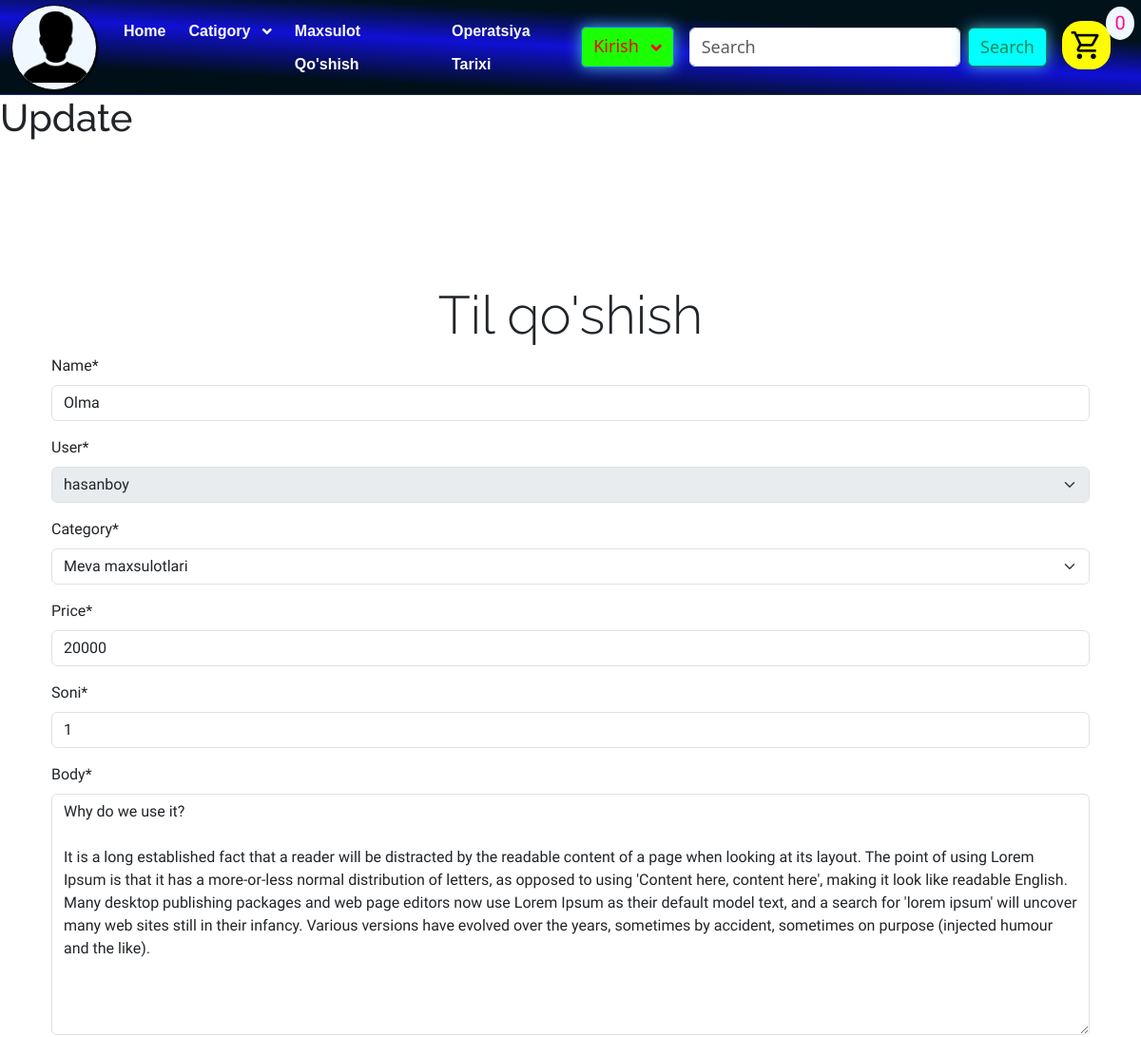
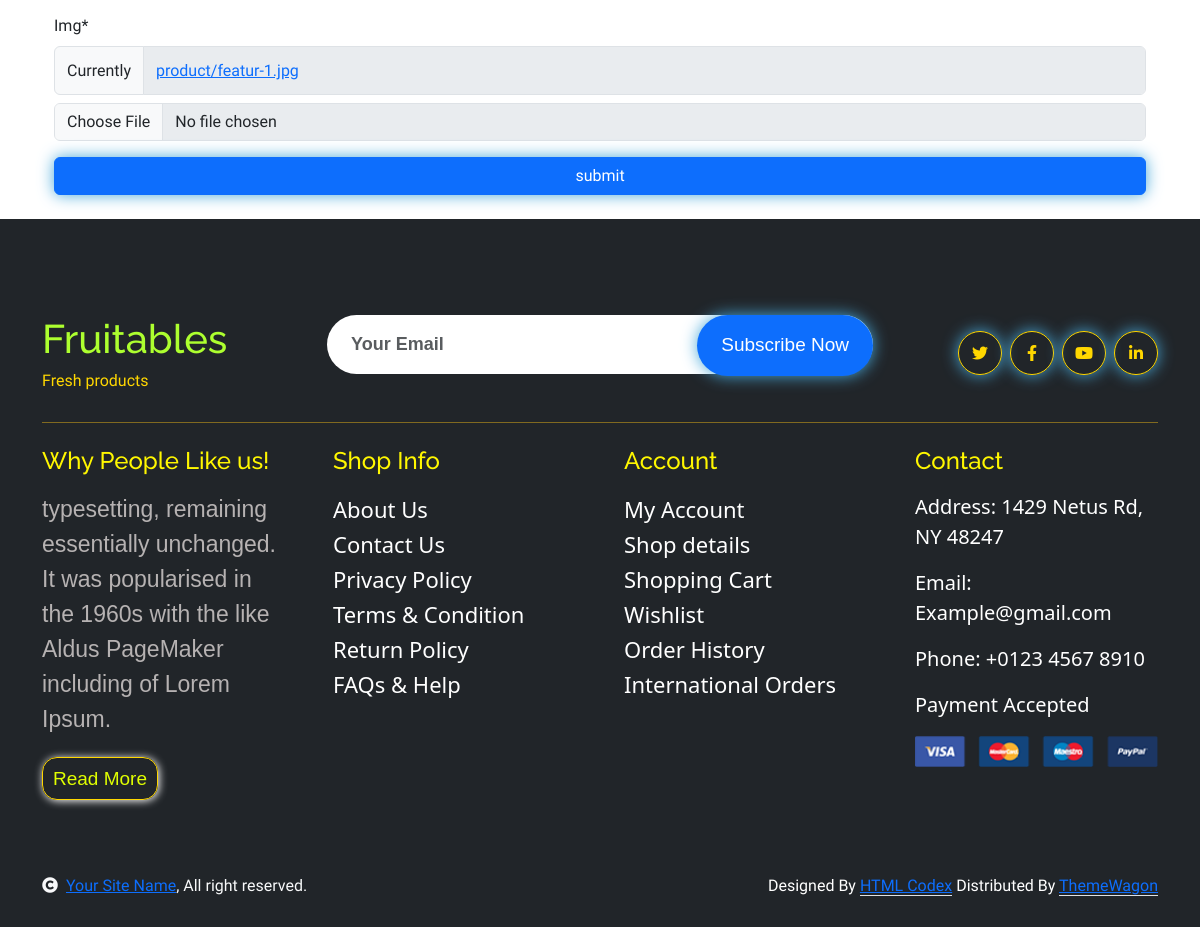
Screenshot of /update/1 with the database file from the repository (2 pictures, top to bottom).
### product/models.py (models this page shows, shortened)
class Product(models.Model):
    name=models.CharField(max_length=100,null=True,blank=True)
    user=models.ForeignKey(User,on_delete=models.CASCADE,null=True,blank=True,related_name='user')
    category = models.ForeignKey(Catigory, related_name='products', on_delete=models.CASCADE)
    price=models.CharField(max_length=200)
    soni=models.IntegerField(default=0)
    body=models.TextField(null=True,blank=True)
    img=models.ImageField(upload_to='product/',null=True,blank=True)
    create_date=models.DateTimeField(auto_now=True)
    update_date=models.DateTimeField(auto_now_add=True)

class Catigory(models.Model):
    name=models.CharField(max_length=200,null=True,blank=True)
    cart_img=models.ImageField(upload_to='tillar/',null=True,blank=True)
    def __str__(self):
        return self.name

### product/views.py (the view, shortened to what this page needs)
# urls.py: path('update/<int:pk>',UpdatePlace.as_view(),name='update'),
class UpdatePlace(View):
    def get(self, request, pk):
        place_instance = Product.objects.get(id=pk)
        form = AddKitob(instance=place_instance)
        return render(request, 'product/update.html', context={'form': form})

### product/forms.py
class AddKitob(forms.ModelForm):
    def __init__(self, *args, **kwargs):
        request = kwargs.pop('request', None)
        super().__init__(*args, **kwargs)
        if request:
            self.fields['user'].initial = request.user
    name = forms.CharField(widget=forms.TextInput(attrs={'class': 'form-control'}))
    user = forms.ModelChoiceField(queryset=User.objects.all(), widget=forms.Select(attrs={'class': 'form-control'}))
    body = forms.CharField(widget=forms.Textarea(attrs={'cols': 80, 'rows': 10, 'class': 'form-control'}))
    img = forms.ImageField(widget=forms.ClearableFileInput(attrs={'class': 'form-control'}))
    class Meta:
        model = Product
        fields = '__all__'

### product/cart.py (called while the page is built)
    def __len__(self):
        return len(self.cart)

### product/context_processors.py (called while the page is built)
def users(request):
    return {"users":User.objects.all()}

def catigory(request):
    return {"catigory":Catigory.objects.all()}

def cart(request):
    return {"cart":Cart_Product(request)}

### templates/product/update.html (shortened to what this page needs)
{%extends 'base.html'%}
{%load crispy_forms_tags %}
{%block content%}
    <h1>Update</h1>
    <div class="container" style="margin-top: 150px;">
        <h1 class="text-center display-4">Til qo'shish</h1>
        <div class="container mb-4">
            <form action="" method="post" enctype="multipart/form-data">
                {{form|crispy}}
                <button type="submit" class="btn btn-primary w-100">submit</button>
            </form>
        </div>
    </div>
{%endblock%}

### static/css1/stayl.css (style rules this page uses)
* { font-family: "Madimi One", sans-serif; font-weight: 400; font-style: normal; text-decoration: none; list-style: none; margin: 0; padding: 0; box-sizing: border-box; }
html, body { width: 100%; scroll-behavior: smooth; }
.btn { padding: 10px 30px; font-size: 1.2rem; color: #fff; background-color: #48A9DA; border-radius: 5px; text-align: center; box-shadow: 0 0 1rem #48A9DA; transition: .5s ease; }

### static/css/style.css (style rules this page uses)
.btn { font-weight: 600; transition: .5s; }
a { line-height: 35px; color: rgba(255, 255, 255, .5); transition: 0.5s; }

### rows the page displays
Product: name "Olma", user "hasanboy", category "Meva maxsulotlari", price "20000", soni "1", body "Why do we use it? It is a long established fact that a reader will be distracted by the readable content of a page when looking at its layout. The point of using Lorem Ipsum is that it has a more-or-less normal distribution of letters, as opposed to using 'Content here, content here', making it look like readable English. Many desktop publishing packages and web page editors now use Lorem Ipsum as their default model text, and a search for 'lorem ipsum' will uncover many web sites still in their infancy. Various versions have evolved over the years, sometimes by accident, sometimes on purpose (injected humour and the like)."

### other values shown
{{ cart|length }} "0"
